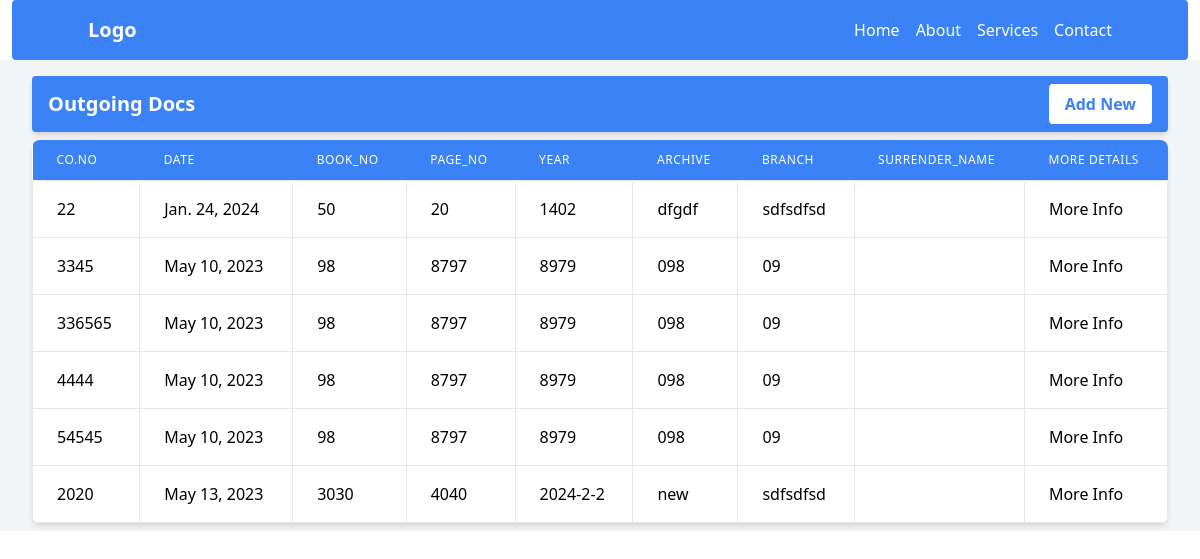
The app's page /records/outgoingDoc/, older data.
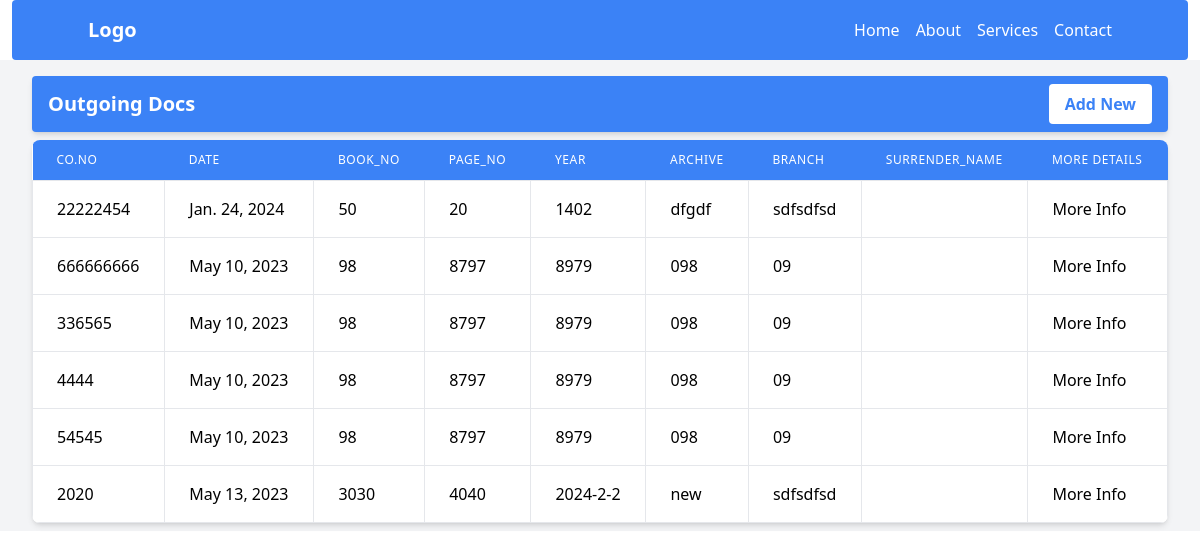
The same page, newer data.
### records/models.py (models this page shows, shortened)
class IncomingDoc(models.Model):
    continuos_number = models.IntegerField(unique=True)
    book_no = models.IntegerField()
    page_no = models.IntegerField()
    year    = models.CharField(max_length=20, null=True, blank=True)
    archive = models.CharField(max_length=200, null=True, blank=True)
    branch  = models.CharField(max_length=200, null=True, blank=True)
    date = models.DateField(null=True, blank= True)
    sender = models.CharField(max_length=200)
    receiver = models.CharField(max_length=200)
    number = models.IntegerField()
    Surrender_name =models.CharField(max_length=200)
    Surrender_date = models.DateField()
    register_number = models.IntegerField()
    image = models.ImageField(upload_to="records/incomingdocs/images", null=True, blank=True)
    remarks = models.TextField()

### records/views.py (the view)
# urls.py: path('outgoingDoc/', views.outgoingDoc, name='outgoingDoc'),
def outgoingDoc(request):
    outgoingDocs = IncomingDoc.objects.all()
    return render (request, 'records/outgoingDocs.html', {
        'outgoingDocs': outgoingDocs,
        })

### records/templates/records/outgoingDocs.html
{% extends 'base.html' %}
{% load static %}
{% block content %}
    <div class=" bg-gray-100 flex flex-col items-start justify-center py-2 px-8">
        <div class="p-4 py-2  my-2 rounded text-white bg-blue-500 flex justify-between items-center shadow-md overflow-hidden w-full">
            <h4 class="text-xl font-bold">Outgoing Docs</h4>
            <a href="{% url 'records:addOutgoingDoc' %}">
                <button class="bg-white text-blue-500 hover:text-white hover:bg-blue-700 font-bold px-4 py-2 rounded">Add New</button>
            </a>
        </div>
        <div class="bg-white shadow-md rounded-lg overflow-hidden w-full">
            <table class="min-w-full">
                <thead>
                    <tr>
                        <th class="px-6 py-3 bg-blue-500 text-left text-xs leading-4 font-medium text-white uppercase tracking-wider">Co.No</th>
                        <th class="px-6 py-3 bg-blue-500 text-left text-xs leading-4 font-medium text-white uppercase tracking-wider">Date</th>
                        <th class="px-6 py-3 bg-blue-500 text-left text-xs leading-4 font-medium text-white uppercase tracking-wider">Book_no</th>
                        <th class="px-6 py-3 bg-blue-500 text-left text-xs leading-4 font-medium text-white uppercase tracking-wider">Page_no</th>
                        <th class="px-6 py-3 bg-blue-500 text-left text-xs leading-4 font-medium text-white uppercase tracking-wider">Year</th>
                        <th class="px-6 py-3 bg-blue-500 text-left text-xs leading-4 font-medium text-white uppercase tracking-wider">Archive</th>
                        <th class="px-6 py-3 bg-blue-500 text-left text-xs leading-4 font-medium text-white uppercase tracking-wider">Branch</th>
                        <th class="px-6 py-3 bg-blue-500 text-left text-xs leading-4 font-medium text-white uppercase tracking-wider">Surrender_name</th>
                        <th class="px-6 py-3 bg-blue-500 text-left text-xs leading-4 font-medium text-white uppercase tracking-wider">More Details</th>
                    </tr>
                </thead>
                <tbody class="bg-white divide-y divide-gray-200">
                    {% for outgoingDoc in outgoingDocs %}
                        <tr class="hover:bg-blue-50">
                            <td class="px-6 py-4 whitespace-no-wrap border">{{outgoingDoc.continuos_number}}</td>
                            <td class="px-6 py-4 whitespace-no-wrap border">{{outgoingDoc.date}}</td>
                            <td class="px-6 py-4 whitespace-no-wrap border">{{outgoingDoc.book_no}}</td>
                            <td class="px-6 py-4 whitespace-no-wrap border">{{outgoingDoc.page_no}}</td>
                            <td class="px-6 py-4 whitespace-no-wrap border">{{outgoingDoc.year}}</td>
                            <td class="px-6 py-4 whitespace-no-wrap border">{{outgoingDoc.archive}}</td>
                            <td class="px-6 py-4 whitespace-no-wrap border">{{outgoingDoc.branch}}</td>
                            <td class="px-6 py-4 whitespace-no-wrap border">{{outgoingDoc.dossier_no}}</td>
                            <td class="px-6 py-4 whitespace-no-wrap border">
                                <a href="{% url 'records:OutgoingDocDetails' outgoingDoc.id %}" class="">
                                    More Info
                                </a>
                            </td>
                        </tr>
                    {% endfor %}
                </tbody>
            </table>
        </div>
    </div>
{% endblock %}

Row changes from the older to the newer data that the page shows:
changed IncomingDoc "Jan. 24, 2024": continuos_number "22" → "22222454"
changed IncomingDoc (number 2 of 6 on the later page): continuos_number "3345" → "666666666"
